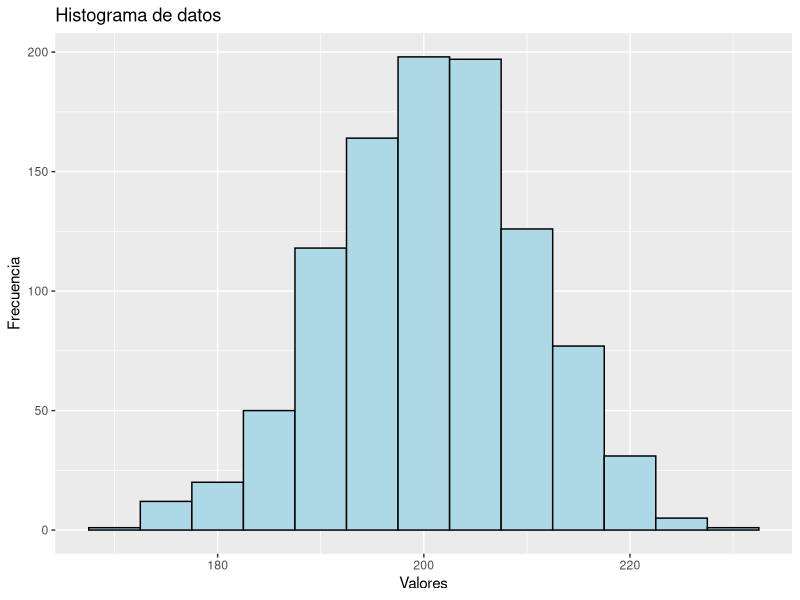
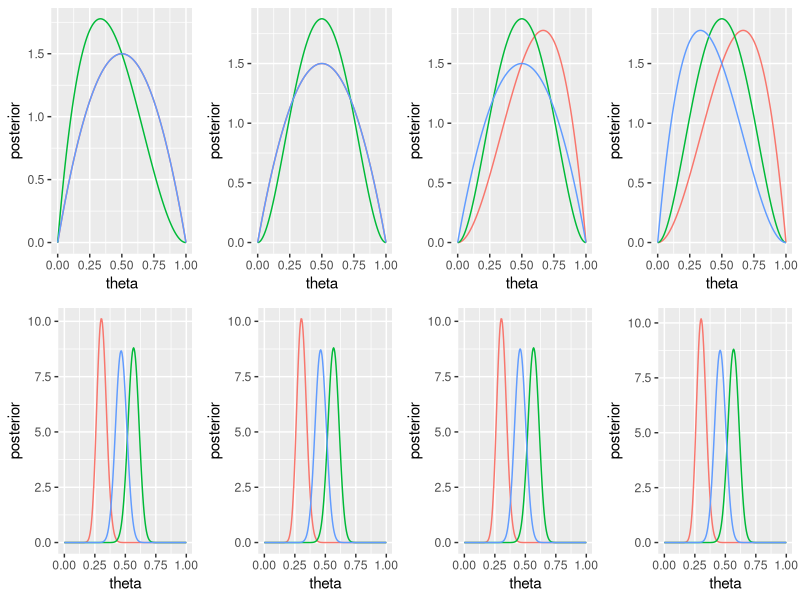
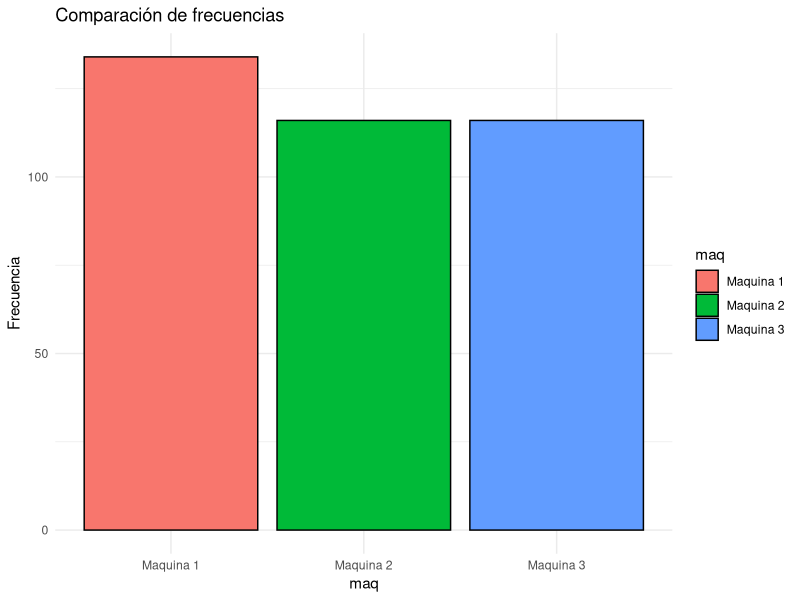
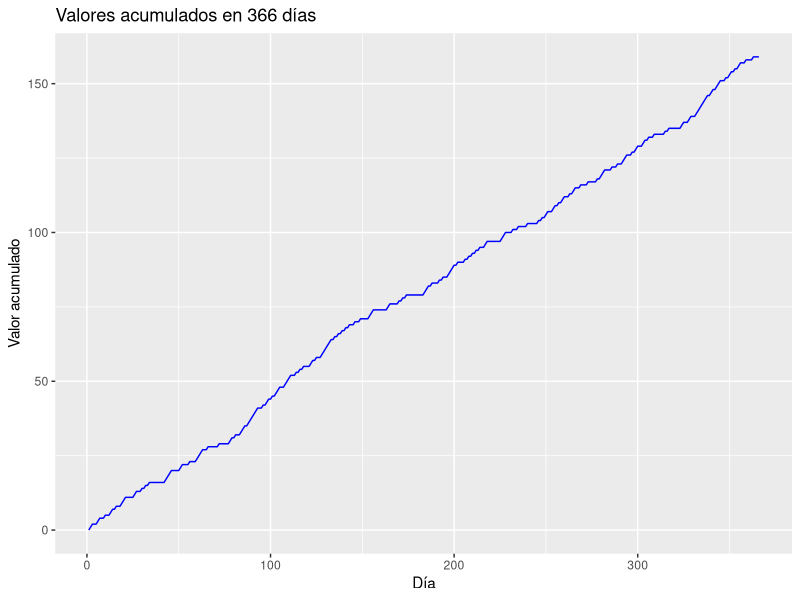
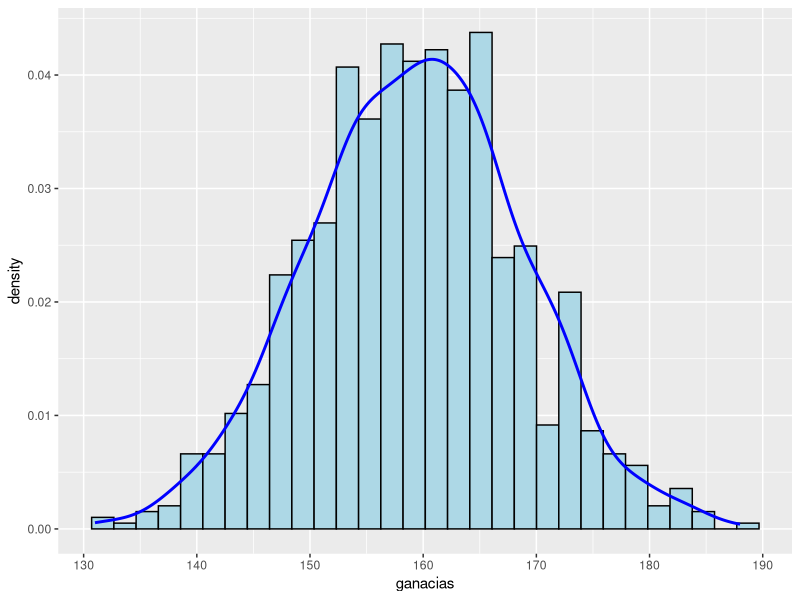
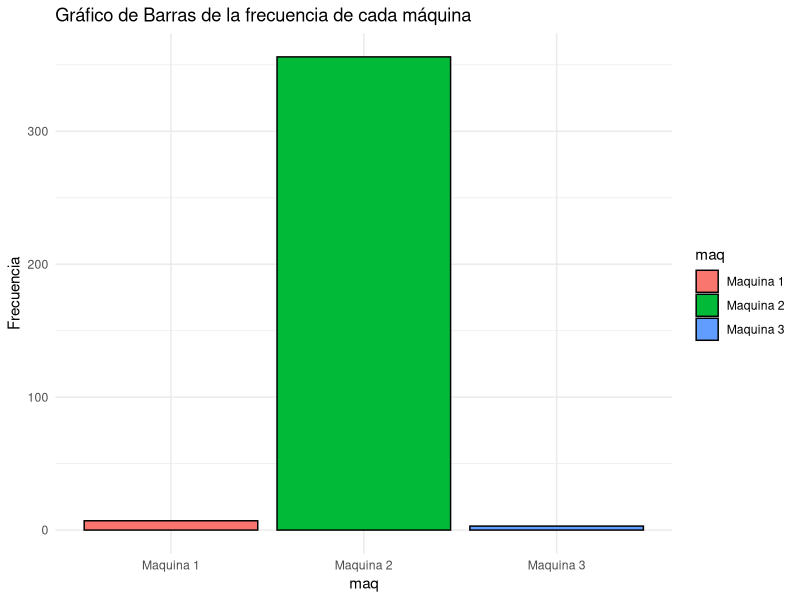
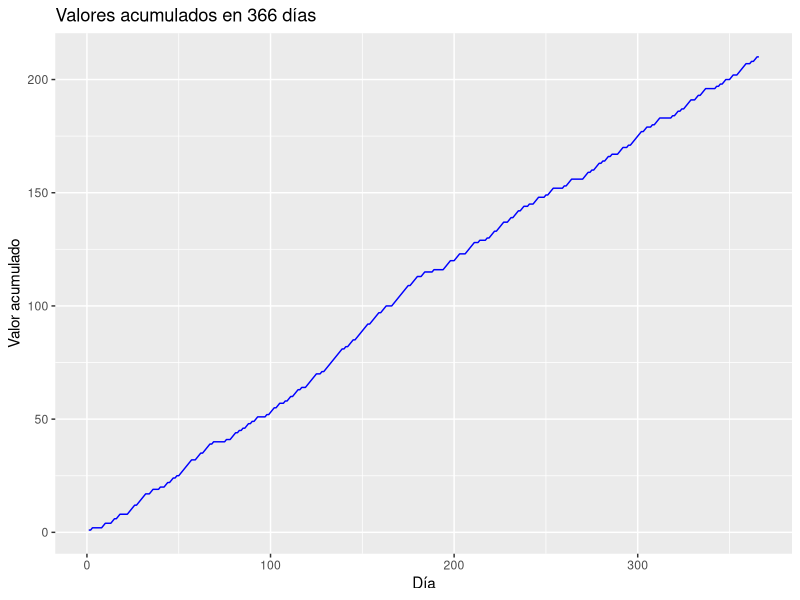
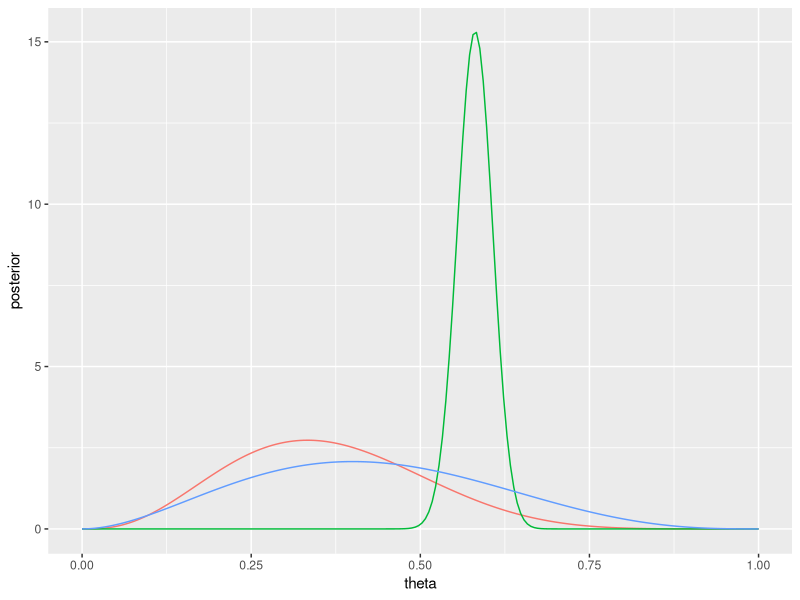

Here is the R script that generated these plots, in order: (Note: a time limit stopped this script after it produced the figures.)
library(ggplot2)
library(dplyr)
library(cowplot)
library(gridExtra)

set.seed(491)
resultados=rbinom(1000, 366, 0.55)
datos=data.frame(resultados)
summary(datos) # mejorar


ggplot(data.frame(x = resultados), aes(x)) +
  geom_histogram(binwidth = 5, fill = "lightblue", color = "black") +
  #geom_density(color = "red", size = 1.5) +  # Agrega la línea suavizada
  labs(title = "Histograma de datos",
       x = "Valores",
       y = "Frecuencia")

#en promedio esperamos que gane 200.6 veces o 201


################################################################################
################################################################################
################################################################################

## Estrategia 1: Completamente al azar
####################### 1
al_azar <- function(lista) {
  alphas <- lista[[1]]
  betas <- lista[[2]]
  tethas <- lista[[3]]
  prior_df <- lista[[4]]
  x1 <- lista[[5]]
  cont <- lista[[6]]

  
  sample <- sample(1:length(alphas), 1)
  rst_juego <- rbinom(1, 1, tethas[sample])
  postirior <- dbeta(x1, alphas[sample] + rst_juego, betas[sample] + 1 - rst_juego)
  prior_df[, sample] <- postirior
  alphas[sample] <- alphas[sample] + rst_juego
  betas[sample] <- betas[sample] + 1 - rst_juego
  cont[sample] = cont[sample] + 1
  
  salida_list <- list(alphas, betas, tethas, prior_df, x1, cont, rst_juego)
  return(salida_list)
}

####################### 2

set.seed(491)
alphas<-c(2,2,2)
betas<-c(2,2,2)
tethas=c(0.3,0.55,0.45)

x1=seq(0,1,length.out =200)
prior1=dbeta(x1,alphas[1],betas[1])
prior2=dbeta(x1,alphas[2],betas[2])
prior3=dbeta(x1,alphas[3],betas[3])
prior_df <- data.frame(prior1, prior2, prior3)

wins=numeric(366)
cont<-c(0,0,0)
rst_juego=0
entrada_list = list(alphas, betas, tethas, prior_df, x1, cont, rst_juego)
graf_list=list()

for (i in 1:366) {
  entrada_list=al_azar(lista=entrada_list)

  if(i==1){
    wins[i]=entrada_list[[7]]
  }else{
    wins[i]=wins[i-1]+entrada_list[[7]]
  }
  prior_df_largo <- data.frame(
    theta = entrada_list[[5]],
    posterior = rep(c(entrada_list[[4]]$prior1, 
                      entrada_list[[4]]$prior2, 
                      entrada_list[[4]]$prior3), time = 1),
    maquina = rep(c("Maquina 1", "Maquina 2", "Maquina 3"), each = length(entrada_list[[5]]))
  )
  graf_list[[i]] <- ggplot(prior_df_largo)+
                      aes(x = theta, y = posterior, color = maquina)+
                      theme(legend.position = "none")+
                      geom_line()
}


grid.arrange(graf_list[[1]],graf_list[[2]],graf_list[[3]],graf_list[[4]],
             graf_list[[363]],graf_list[[364]],graf_list[[365]],graf_list[[366]],
             ncol = 4)


prior_df <- entrada_list[[4]]

# Crear el gráfico de barras

df <- data.frame(maq = c("Maquina 1", "Maquina 2", "Maquina 3"),
                 freq = entrada_list[[6]])
ggplot(df, aes(x = maq, y = freq, fill = maq)) +
  geom_bar(stat = "identity", color = "black") +
  labs(title = "Comparación de frecuencias",
       #x = "Variable",
       y = "Frecuencia") +
  theme_minimal()


df <- data.frame(dias = 1:366, wins=wins)
# Crear el gráfico de barras
ggplot(df, aes(x = dias, y = wins)) +
  geom_line(color = "blue")+
  labs(title = "Valores acumulados en 366 días",
       x = "Día",
       y = "Valor acumulado")



######################## 3 1000 de 365 dias
wins_anio = numeric(1000)

for (anio in 1:1000) {
  # Definimos parametros
  alphas<-c(2,2,2)
  betas<-c(2,2,2)
  tethas=c(0.3,0.55,0.45)
  
  x1=seq(0,1,length.out =200)
  prior1=dbeta(x1,alphas[1],betas[1])
  prior2=dbeta(x1,alphas[2],betas[2])
  prior3=dbeta(x1,alphas[3],betas[3])
  prior_df <- data.frame(prior1, prior2, prior3)
  
  wins=numeric(366)
  cont<-c(0,0,0)
  rst_juego=0
  entrada_list = list(alphas, betas, tethas, prior_df, x1, cont, rst_juego)
  graf_list=list()
  # Simulamos anio
  for (i in 1:366) {
    entrada_list=al_azar(lista=entrada_list)
    if(i==1){
      wins[i]=entrada_list[[7]]
    }else{
      wins[i]=wins[i-1]+entrada_list[[7]]
    }
  }  
  wins_anio[anio] <- wins[366]
}

ganacias_df <- data.frame(anios=1:1000, ganacias=wins_anio)
ggplot(ganacias_df) +
  aes(x = ganacias) +
  geom_histogram(aes(y = ..density..), color = "black", fill = "lightblue", bins = 30) +
  geom_density(color = "blue", size = 1)

#4 no es bayesiano, es al azar perreque

################################################################################
################################################################################
################################################################################

## Estrategia 2: Greedy con tasa obs


###### 1 Fijamos la semilla
set.seed(412)
greedy_tasa_obs<-function(lista2){
  fl_calentamiento <- lista2[[5]]
  t <- lista2[[2]]
  tethas <- lista2[[1]]
  if (fl_calentamiento){
    sample <- sample(1:3, 1)
  }
  else{
    #Recomendo Nacho: sample <- order(t, decreasing = TRUE)[1] 
    sample <-  case_when(
      # t[1] > t[2] & t[1] > t[3] ~ as.numeric(1),
      # t[2] > t[1] & t[2] > t[3] ~  as.numeric(2),
      # t[3] > t[1] & t[3] > t[2] ~  as.numeric(3),
      t[1] == t[2] & t[1] == t[3] ~ as.numeric(sample(1:3, 1)),
      t[1] == t[2] & t[1] > t[3] ~ as.numeric(sample(1:2, 1)),
      t[1] == t[3] & t[1] > t[2] ~ as.numeric(sample(c(1, 3), 1)),
      t[2] == t[3] & t[2] > t[1] ~ as.numeric(sample(2:3, 1)),
      .default = order(t, decreasing = TRUE)[1]
    )
  }
  juego <- rbinom(1, 1, tethas[sample])
  lista2_salida<-list(tethas, t, juego, sample, fl_calentamineto)
  return(lista2_salida)
}

# Defino variables necesarias
tethas=c(0.3,0.55,0.45)
t = c(0.5,0.5,0.5)
cont_exitos= c(0,0,0)
cont_tiradas = c(0, 0, 0)
juego=0
sample=0
fl_calentamineto=TRUE
wins=numeric(366)
lista2_entrada=list(tethas, t, juego, sample, fl_calentamineto)

for(i in 1:366){
  fl_calentamineto <- ifelse(i>10, FALSE, TRUE )

  lista2_entrada <- greedy_tasa_obs(lista2 = lista2_entrada)
  juego <- lista2_entrada[[3]]
  sample <- lista2_entrada[[4]]
  cont_exitos[sample] <- cont_exitos[sample] + juego
  cont_tiradas[sample] <- cont_tiradas[sample] + 1
  lista2_entrada[[2]][sample] <- cont_exitos[sample] / cont_tiradas[sample]
  if(i==1){
    wins[i]=juego
  }else{
    wins[i]=wins[i-1]+juego
  }
}




# Graficos

df <- data.frame(maq = c("Maquina 1", "Maquina 2", "Maquina 3"),
                 freq = cont_tiradas)

ggplot(df, aes(x = maq, y = freq, fill = maq)) +
  geom_bar(stat = "identity", color = "black") +
  labs(title = "Gráfico de Barras de la frecuencia de cada máquina",
       #x = "Variable",
       y = "Frecuencia") +
  theme_minimal()


df <- data.frame(dias = 1:366, wins=wins)
# Crear el gráfico de barras
ggplot(df, aes(x = dias, y = wins)) +
  geom_line(color = "blue")+
  labs(title = "Valores acumulados en 366 días",
       x = "Día",
       y = "Valor acumulado")


# Crear el gráfico de postiriors
x1=seq(0,1,length.out =200)
posterior1=dbeta(x1,2+cont_exitos[1],2+cont_tiradas[1]-cont_exitos[1])
posterior2=dbeta(x1,2+cont_exitos[2],2+cont_tiradas[2]-cont_exitos[2])
posterior3=dbeta(x1,2+cont_exitos[3],2+cont_tiradas[3]-cont_exitos[3])

df <- data.frame(
  theta = x1,
  posterior = rep(c(posterior1,posterior2, posterior3), time = 1),
  maquina = rep(c("Maquina 1", "Maquina 2", "Maquina 3"), each = length(x1))
)

ggplot(df)+
  aes(x = theta, y = posterior, color = maquina)+
  theme(legend.position = "none")+
  geom_line()

######################## 3 1000 de 365 dias

wins_anio = numeric(1000)

for (anio in 1:1000) {
  # Definimos parametros
  tethas=c(0.3,0.55,0.45)
  t = c(0.5,0.5,0.5)
  cont_exitos= c(0,0,0)
  cont_tiradas = c(0, 0, 0)
  juego=0
  sample=0
  fl_calentamineto=TRUE
  wins=numeric(366)
  lista2_entrada=list(tethas, t, juego, sample, fl_calentamineto)
  #Simulamos anio
  for(i in 1:366){
    fl_calentamineto <- ifelse(i>10, FALSE, TRUE )
    
    lista2_entrada <- greedy_tasa_obs(lista2 = lista2_entrada)
    juego <- lista2_entrada[[3]]
    sample <- lista2_entrada[[4]]
    cont_exitos[sample] <- cont_exitos[sample] + juego
    cont_tiradas[sample] <- cont_tiradas[sample] + 1
    lista2_entrada[[2]][sample] <- cont_exitos[sample] / cont_tiradas[sample]
    if(i==1){
      wins[i]=juego
    }else{
      wins[i]=wins[i-1]+juego
    }
  }
  wins_anio[anio] <- wins[366]
}

ganacias_df <- data.frame(anios=1:1000, ganacias=wins_anio)
ggplot(ganacias_df) +
  aes(x = ganacias) +
  geom_histogram(aes(y = ..density..), color = "black", fill = "lightgreen", bins = 30) +
  geom_density(color = "green", size = 1)
#Se ve bine la suma de 3 normales de 3 maquinas, esta bueno

#4 creo que es un metodo frecuentista porque juega nu par de veces y decide


################################################################################
################################################################################
################################################################################

# Estrategia 3: Greedy con probabilidad a posteriorir
# entiendo que elige la que tenga mejor esperanza hasta el momento

set.seed(412)
greedy_prob_posterior<-function(lista3){
  tethas <- lista3[[1]]
  alphas <- lista3[[2]]
  betas <- lista3[[3]]
  
  esperanzas = c(alphas[1]/(alphas[1]+betas[1]),
                alphas[2]/(alphas[1]+betas[1]),
                alphas[2]/(alphas[2]+betas[2]))
  print(esperanzas)
  sample <-  case_when(
    # t[1] > t[2] & t[1] > t[3] ~ as.numeric(1),
    # t[2] > t[1] & t[2] > t[3] ~  as.numeric(2),
    # t[3] > t[1] & t[3] > t[2] ~  as.numeric(3),
    esperanzas[1] == esperanzas[2] & esperanzas[1] == esperanzas[3] ~ as.numeric(sample(1:3, 1)),
    esperanzas[1] == esperanzas[2] & esperanzas[1] > esperanzas[3] ~ as.numeric(sample(1:2, 1)),
    esperanzas[1] == esperanzas[3] & esperanzas[1] > esperanzas[2] ~ as.numeric(sample(c(1, 3), 1)),
    esperanzas[2] == esperanzas[3] & esperanzas[2] > esperanzas[1] ~ as.numeric(sample(2:3, 1)),
    .default = order(esperanzas, decreasing = TRUE)[1]
  )
  juego <- rbinom(1, 1, tethas[sample])
  alphas[sample] <- alphas[sample] + juego
  betas[sample] <- betas[sample] + 1 - juego
  cont[sample] = cont[sample] + 1
  
  lista3_salida<-list(tethas, alphas, betas, juego, sample)
  return(lista3_salida)
}

# Defino variables necesarias
tethas=c(0.3,0.55,0.45)
alphas<-c(2,2,2)
betas<-c(2,2,2)
juego=0
sample=0
cont<-c(0,0,0)

wins=numeric(366)
lista3_entrada=list(tethas, alphas, betas, juego, sample)

for(i in 1:366){
  lista3_entrada <- greedy_prob_posterior(lista3 = lista3_entrada)
  juego <- lista3_entrada[[4]]
  alphas <- lista3_entrada[[2]]
  betas <- lista3_entrada[[3]]
  sample <- lista3_entrada[[5]]
  cont[sample] <- cont[sample] + 1
  if(i==1){
    wins[i]=juego
  }else{
    wins[i]=wins[i-1]+juego
  }
}


# Graficos

df <- data.frame(maq = c("Maquina 1", "Maquina 2", "Maquina 3"),
                 freq = cont)

ggplot(df, aes(x = maq, y = freq, fill = maq)) +
  geom_bar(stat = "identity", color = "black") +
  labs(title = "Gráfico de Barras de la frecuencia de cada máquina",
       #x = "Variable",
       y = "Frecuencia") +
  theme_minimal()


df <- data.frame(dias = 1:366, wins=wins)
# Crear el gráfico de barras
ggplot(df, aes(x = dias, y = wins)) +
  geom_line(color = "blue")+
  labs(title = "Valores acumulados en 366 días",
       x = "Día",
       y = "Valor acumulado")

# Crear el gráfico de postiriors
x1=seq(0,1,length.out =200)
posterior1=dbeta(x1,alphas[1],betas[1])
posterior2=dbeta(x1,alphas[2],betas[2])
posterior3=dbeta(x1,alphas[3],betas[3])

df <- data.frame(
  theta = x1,
  posterior = rep(c(posterior1,posterior2, posterior3), time = 1),
  maquina = rep(c("Maquina 1", "Maquina 2", "Maquina 3"), each = length(x1))
)

ggplot(df)+
  aes(x = theta, y = posterior, color = maquina)+
  theme(legend.position = "none")+
  geom_line()
